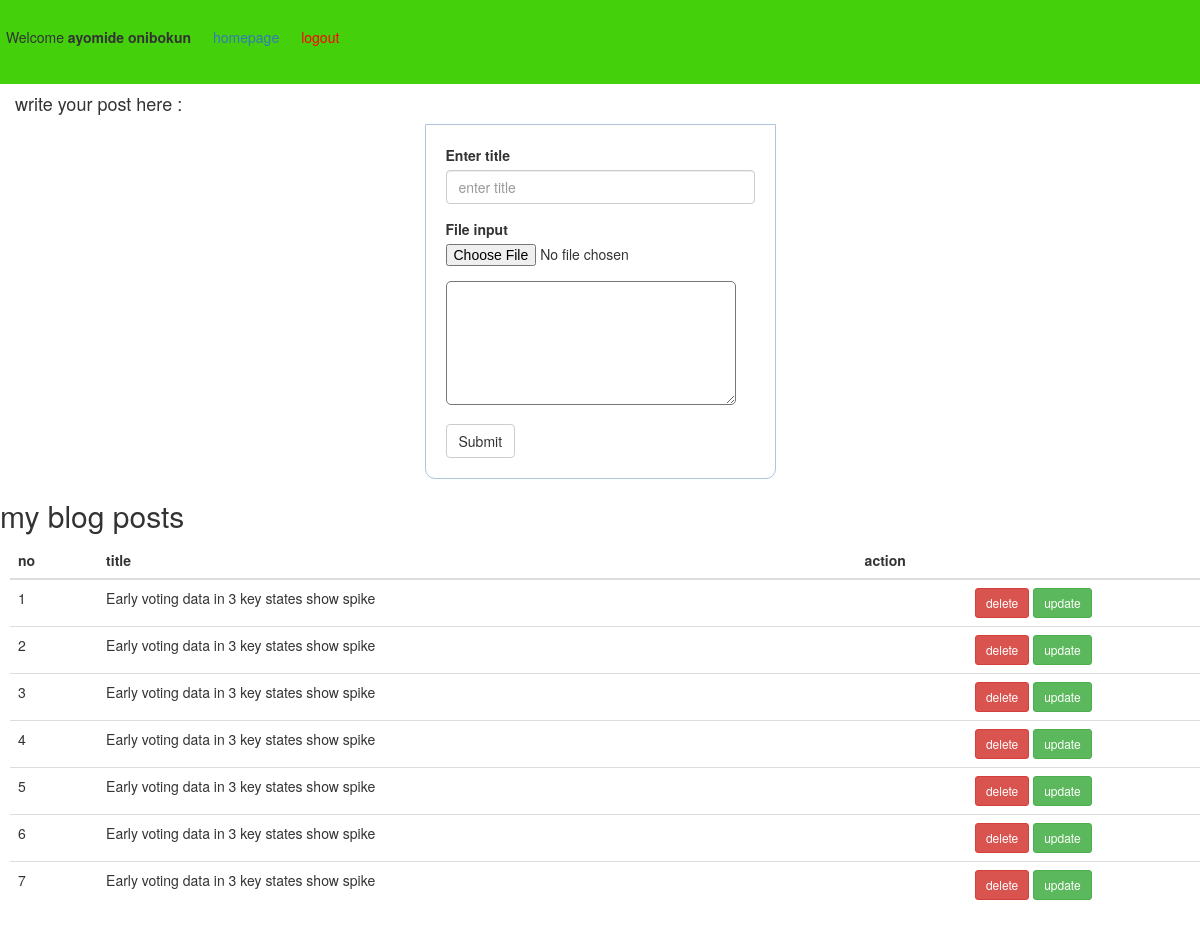
The page /guest/blog.php?epr=guest (signed in) on the database its author committed.
### tables this page shows
CREATE TABLE `guestusers` (
  `id` int(11) NOT NULL,
  `first_name` text NOT NULL,
  `last_name` text NOT NULL,
  `username` varchar(11) NOT NULL,
  `email` text NOT NULL,
  `password` varchar(100) NOT NULL,
  `ip` varchar(100) NOT NULL,
  `dept` text NOT NULL,
  `sex` varchar(11) NOT NULL
);

CREATE TABLE `blog` (
  `id` int(11) NOT NULL,
  `title` text NOT NULL,
  `img` text NOT NULL,
  `link` text NOT NULL,
  `cat` varchar(1000) NOT NULL,
  `note` text NOT NULL,
  `date` timestamp NOT NULL DEFAULT CURRENT_TIMESTAMP ON UPDATE CURRENT_TIMESTAMP,
  `author` text NOT NULL
);

### guest/blog.php (the view, shortened to what this page needs)
<?php
include '../php/db.php';
$epr="";
$name=$_SESSION['username'];
$sql="SELECT * FROM guestusers WHERE username='$name'";
        if ($result = mysqli_query($conn, $sql)){
            $row=mysqli_fetch_assoc($result);
         $fullname = $row['last_name']." ".$row['first_name'];
        }
if (isset($_GET['epr']))
	$epr=$_GET['epr'];
?>
<!DOCTYPE html>
<html>
<head>
	<link rel="stylesheet" type="text/css" href="style.css">
	<link rel="stylesheet" type="text/css" href="../css/bootstrap.min.css">
</head>
<body>
		<nav class="nav">
			<ul>
				<li>
			<p>Welcome <strong><?php echo $fullname; ?></strong></p></li>
				<li><a href='../index.php'>homepage</a></li>
				<li><p> <a href="index.php?logout='1'" style="color: red;">logout</a> </p></li>
			</ul>
		</nav>
	<?php
		if($epr=='update')
		{
			$id=$_GET['id'];
			$row="SELECT * FROM blog WHERE id='$id'";
			if ($result = mysqli_query($conn, $row)){
			$st_row=mysqli_fetch_assoc($result);
		}
			?>
				<div class="container">
				<div class="form-grids row">
				<div class="form-body">
					<form method="post" enctype="multipart/form-data" action="blog.php?epr=saveup">
					<div class="form-group">
							<label for="id">
								id
							</label>
							<input type="text" class="form-control form-upload"  value="<?php echo $st_row['id']?>" name="id">
						</div>
					<div class="form-group">
							<label for="title">
								Enter title
							</label>
							<input type="text" class="form-control form-upload"  value="<?php echo $st_row['title']?>" name="title">
						</div>
						<div class="form-group">
							<label for="link">link</label>
							 <input type="text" value="<?php echo $st_row['link']?>" name="link" class="form-control form-upload">
						</div>
						<div class="form-group">
							<label for="InputFile">File input</label>
							<input type="file" value="<?php echo '../upload/$st_row["img"]';?>" name="img">
						</div>
						<div class="form-group">
							<textarea class="form-note"  name="note"><?php echo $st_row['note']?></textarea>
						</div>
						<button type="submit" name="btnsave" class="btn btn-default">
							Submit
						</button>
							</form>
						</div>
</div>
		<?php
		}else{
			?>
		<div class="container">
			<div class="form-grids row widget-shadow"
				data-example-id="basic-forms">
				<div class="form-title">
					<h4>write your post here :</h4>
				</div>
				<div class="form-body">
					<form method="post" enctype="multipart/form-data" action='blog.php?epr=save'>
						<div class="form-group">
							<label for="title">
								Enter title
							</label>
							<input type="text" class="form-control form-upload"  name="title" placeholder="enter title">
						</div>
						<div class="form-group">
							<label for="InputFile">File input</label>
							<input type="file" name="img">
						</div>
						<div class="form-group">
							<textarea class="form-note" name="note"></textarea>
						</div>
						<button type="submit" name="btnsave" class="btn btn-default">
							Submit
						</button>
							</form>
						</div>
					</div>
</div>
<?php
}
?>
	<h2>my blog posts</h2>
	<div class="table-responsive">
  				<table class="table">
		<thead>
			<th>no</th>
			<th>title</th>
			<th>action</th>
		</thead>
		<?php
		$sql="SELECT * FROM blog WHERE author='$fullname'";
		$no=1;
		if ($result = mysqli_query($conn, $sql)){
			while ($row=mysqli_fetch_assoc($result)) {
				echo "<tr class='table-row'>
					<td >$no</td>
					<td id='title'>
			        			  ".$row["title"]."
			        	</td>
					<td align='center'>
						<a class='btn btn-sm btn-danger' href='blog.php?epr=delete&id=".$row['id']."'>delete</a>
						<a class='btn btn-sm btn-success' href='blog.php?epr=update&id=".$row['id']."'>update</a>
					</td>
				</tr>";
				$no++;
			}}
		?>
	</table>
	</div>
</body>
</html>

### guest/style.css (style rules this page uses)
* { margin: 0px; padding: 0px; }
body { font-size: 120%; background: #F8F8FF; }
form, .content { width: 30%; margin: 0px auto; padding: 20px; border: 1px solid #B0C4DE; background: white; border-radius: 0px 0px 10px 10px; }
.btn { padding: 10px; font-size: 15px; color: white; background: #5F9EA0; border: none; border-radius: 5px; }
nav { display: block; background: #44d10b; padding: 27px; width: 100%; }
ul { list-style: none; margin-left: 6px; }
ul li { float: left; margin-right: 22px; }
@media only screen and (min-width: 320px) { .header, form { width: 68%; } }
@media only screen and (min-width: 320px) { textarea { width: 94%; height: 124px; border-radius: 5px; } }
@media only screen and (min-width: 320px) { table { width: 68%; margin-left: 10px; } }
@media only screen and (min-width: 790px) { .header, form { width: 30%; } }

### rows shown on the page
guestusers: fullname "ayomide onibokun"
blog: title "Early voting data in 3 key states show spike"
blog: title "Early voting data in 3 key states show spike"
blog: title "Early voting data in 3 key states show spike"
blog: title "Early voting data in 3 key states show spike"
blog: title "Early voting data in 3 key states show spike"
blog: title "Early voting data in 3 key states show spike"
blog: title "Early voting data in 3 key states show spike"
